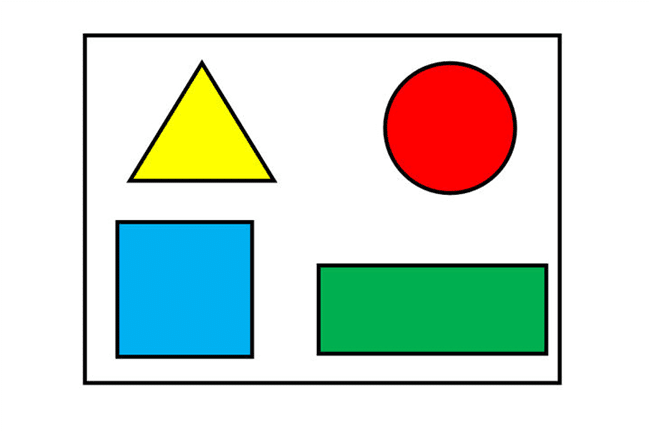
#> input picture Resources/shapes.png, 650 x 433 px, found by its file name
$ python contoursAndShapesDetection.py
#> lines starting #> are read from the running program, lines starting #| are printed output that depends on the picture; after the words box and inside, x2 and y2 are one past the last pixel; in counts of white or black regions, pixels touching at a corner belong together
import cv2
import numpy as np

# Images stacking function
def stackImages(scale,imgArray):
    rows = len(imgArray)
    cols = len(imgArray[0])
    rowsAvailable = isinstance(imgArray[0], list)
    width = imgArray[0][0].shape[1]
    height = imgArray[0][0].shape[0]
    if rowsAvailable:
        for x in range ( 0, rows):
            for y in range(0, cols):
                if imgArray[x][y].shape[:2] == imgArray[0][0].shape [:2]:
                    imgArray[x][y] = cv2.resize(imgArray[x][y], (0, 0), None, scale, scale)
                else:
                    imgArray[x][y] = cv2.resize(imgArray[x][y], (imgArray[0][0].shape[1], imgArray[0][0].shape[0]), None, scale, scale)
                if len(imgArray[x][y].shape) == 2: imgArray[x][y]= cv2.cvtColor( imgArray[x][y], cv2.COLOR_GRAY2BGR)
        imageBlank = np.zeros((height, width, 3), np.uint8)
        hor = [imageBlank]*rows
        hor_con = [imageBlank]*rows
        for x in range(0, rows):
            hor[x] = np.hstack(imgArray[x])
        ver = np.vstack(hor)
    else:
        for x in range(0, rows):
            if imgArray[x].shape[:2] == imgArray[0].shape[:2]:
                imgArray[x] = cv2.resize(imgArray[x], (0, 0), None, scale, scale)
            else:
                imgArray[x] = cv2.resize(imgArray[x], (imgArray[0].shape[1], imgArray[0].shape[0]), None,scale, scale)
            if len(imgArray[x].shape) == 2: imgArray[x] = cv2.cvtColor(imgArray[x], cv2.COLOR_GRAY2BGR)
        hor= np.hstack(imgArray)
        ver = hor
    return ver

# Get contours function
def getContours(img):

    # Finding image countours, with mode RETR_TREE mode (which builds a hierarchy of contours, including external and internal)
    # and without any object simplification
    contours,hierarchy = cv2.findContours(img,cv2.RETR_TREE,cv2.CHAIN_APPROX_NONE)

    # Loop to get the area of each object
    for cnt in contours:
        area = cv2.contourArea(cnt)
        print(area)

        # We cosider only objects with an area greater than 500 as relevant
        if area>500:

            # Draw countours in the image for all the objects
            cv2.drawContours(imgContour, cnt, -1, (255, 0, 0), 3)

            # Calculate the perimetre of each object
            peri = cv2.arcLength(cnt,True)
            #print(peri)
            # Approximate corner points
            approx = cv2.approxPolyDP(cnt,0.02*peri,True)
            print(len(approx))

            # Define the object contour, based on approximated corner points
            objCor = len(approx)

            # Define x, y, width and height of the objects
            x, y, w, h = cv2.boundingRect(approx)

            # Classify the object based on the number of corners
            if objCor ==3: objectType ="Triangle"
            elif objCor == 4:
                aspRatio = w/float(h)
                if aspRatio >0.98 and aspRatio <1.03: objectType= "Square"
                else:objectType="Rectangle"
            elif objCor>4: objectType= "Circle"
            else:objectType="None"


            # Implement on the image the boxes and classifications
            cv2.rectangle(imgContour,(x,y),(x+w,y+h),(0,255,0),2)
            cv2.putText(imgContour,objectType,
                        (x+(w//2)-10,y+(h//2)-10),cv2.FONT_HERSHEY_COMPLEX,0.7,
                        (0,0,0),2)


path = 'Resources/shapes.png'
img = cv2.imread(path)
#> img is the input picture: shape (433, 650, 3); mean B, G, R 211.2, 220.5, 209.4
imgContour = img.copy()

imgGray = cv2.cvtColor(img,cv2.COLOR_BGR2GRAY)
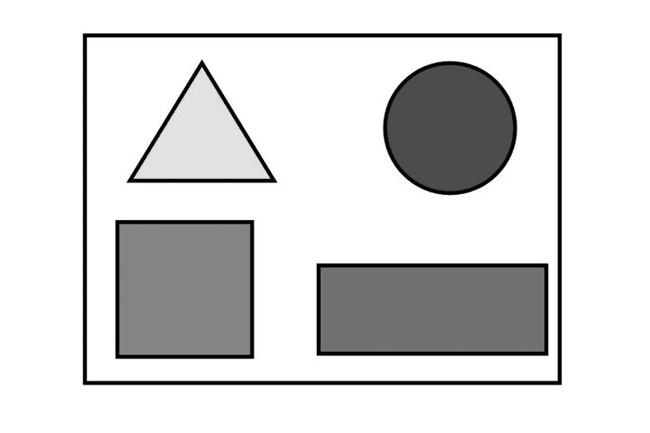
#> imgGray: shape (433, 650); min 0, max 255, mean 216.1
imgBlur = cv2.GaussianBlur(imgGray,(7,7),1)
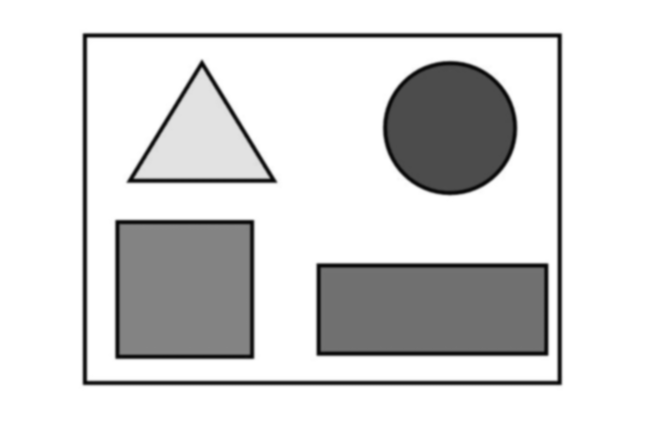
#> imgBlur: shape (433, 650); min 6, max 255, mean 216.1
imgCanny = cv2.Canny(imgBlur,50,50)
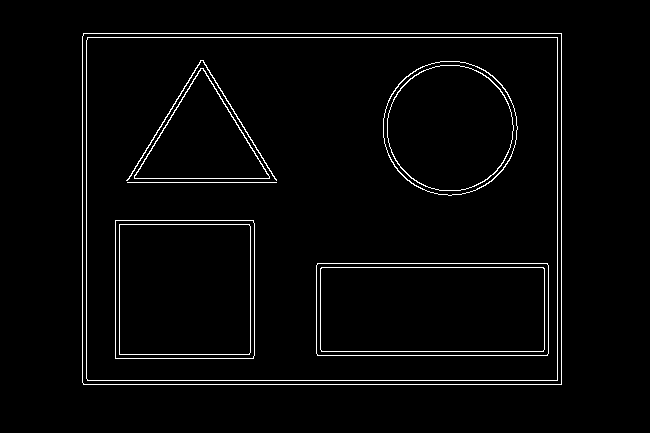
#> imgCanny: shape (433, 650); 2.7% white in thin lines or dots, all inside (x1, y1, x2, y2) = (82, 33, 562, 385)
getContours(imgCanny)
#> in getContours, `contours,hierarchy = cv2.findContours(img,cv2.RETR_TREE,cv2.CHAIN_APPR..`: contours = 20 contours, 1 with area under 20; largest, box (x1, y1, x2, y2) and area: (82, 33, 562, 385) 168125, (82, 33, 562, 385) 168123, (86, 37, 558, 381) 161549, (86, 37, 558, 381) 161547, (316, 263, 549, 356) 21338
#> the loop in getContours, `for cnt in contours:` made 20 passes
#> (area, peri, approx, objCor, x, y, w, h) on passes 1 to 8: (168125, 1658.8, [[83, 33], [83, 384], [561, 384], [561, 33]], 4, 83, 33, 479, 352), (168123, 1656.5, [[83, 34], [560, 33], [561, 383], [84, 384]], 4, 83, 33, 479, 352), (161549, 1626.8, [[87, 37], [87, 380], [557, 380], [557, 37]], 4, 87, 37, 471, 344), (161547, 1624.5, [[87, 38], [556, 37], [557, 379], [88, 380]], 4, 87, 37, 471, 344), (21338, 645.7, [[316, 265], [317, 355], [548, 353], [547, 263]], 4, 316, 263, 233, 93), (21336, 643.3, [[316, 265], [546, 263], [548, 353], [318, 355]], 4, 316, 263, 233, 93), (18812, 613.7, [[320, 268], [321, 351], [544, 349], [543, 267]], 4, 320, 267, 225, 85), (18808, 611.3, [[320, 269], [542, 267], [544, 349], [322, 351]], 4, 320, 267, 225, 85)
#> (area, peri, approx, objCor, x, y, w, h) on passes 14 to 15: (7687, 412.7, [[134, 175], [269, 178], [203, 68]], 3, 134, 68, 136, 111), (7555, 410.3, [[134, 176], [202, 68], [269, 177]], 3, 134, 68, 136, 110)
#> (printed output is left out)
#> after the loop in getContours, `for cnt in contours:`:
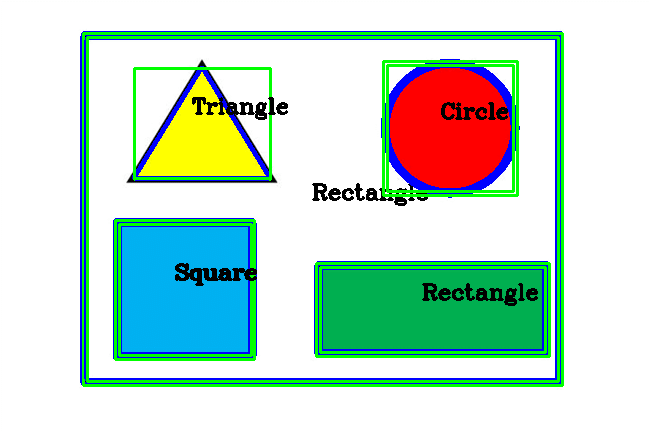
#> imgContour: shape (433, 650, 3); 13.44% of pixels changed, all inside (x1, y1, x2, y2) = (80, 31, 564, 387)

imgBlank = np.zeros_like(img)
imgStack = stackImages(0.8,([img,imgGray,imgBlur],
                            [imgCanny,imgContour,imgBlank]))
#> after the loop in stackImages, `for x in range(0, rows):`: hor = 2 items
#> in stackImages, `ver = np.vstack(hor)`:
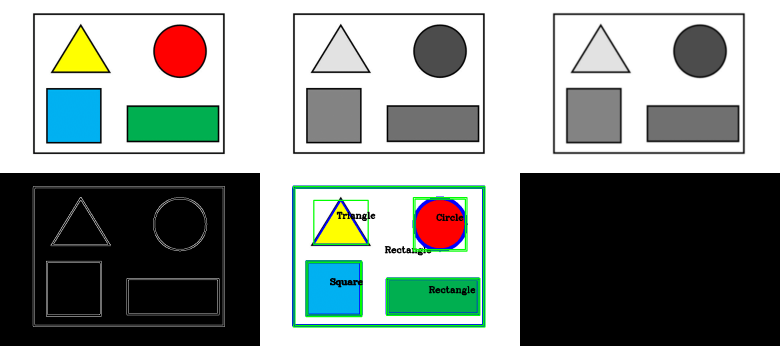
#> ver: shape (692, 1560, 3) (shown at 1/2 size); mean of channels 0, 1, 2 142.5, 146.6, 140; drawn as B, G, R

cv2.imshow("Stack", imgStack)

cv2.waitKey(0)
